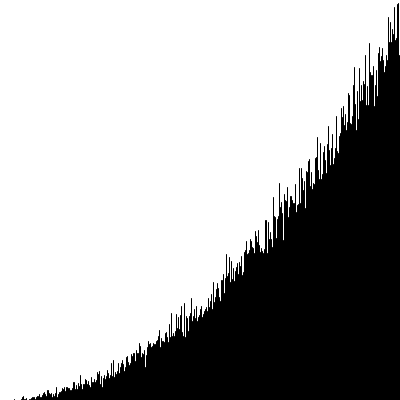
Frame 1 (no input)
Frame 60 (the mouse pressed at the canvas centre just before this capture): identical to frame 1, image omitted
Frame 120 (the mouse held since frame 60 and released just before this capture): identical to frame 1, image omitted

The Processing sketch that drew this single still picture (run headless with seeded random() and noise(); from frame 60 on, the mouse is pressed at the canvas centre):

// Processing sketch: customDistribution
// ── customDistribution.pde
int[] points;

void setup(){
  size(400, 400);
  background(255);
  points = new int[400];
  
  for(int i = 0; i < 50000; i++){
     points[pickRand()]++;
   }
   
   stroke(0);
   for(int i = 0; i < points.length; i++){
     line(i, 400, i, 400 - points[i]);
   }
}

void draw(){ 
}

//returns random number between 0 and 400, favors more toward high numbers in
//a linear relationship
int pickRand(){
  while(true){
    float r1 = random(1);
    float r2 = random(1);
    float y = r1*r1;
    
    if(r2 < y){
      return (int)(r1 * 400);
    }
  }
}
